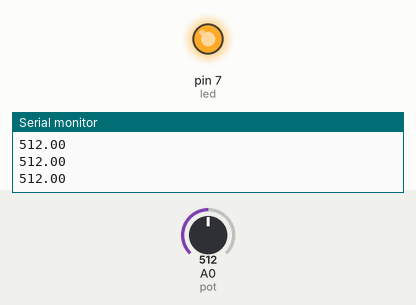
Simulated run of this sketch. Board: Arduino Uno, built with avr-gcc and run on an emulated ATmega328P. On the bench: output pins drawn as LEDs (lit = HIGH), the last lines printed to the serial monitor. Dashed ring = blinking. The inputs (shaded band) are chosen by the test bench; at power-on: A0 (pot) = 512.

Above: at 1.2 s.
1.3 s: A0 (pot) set to 642
2.8 s: A0 (pot) set to 668
At 3.17 s:
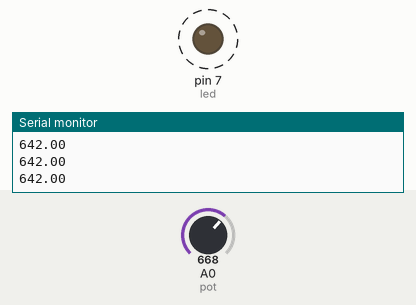
5.8 s: A0 (pot) set to 641
At 6.7 s:
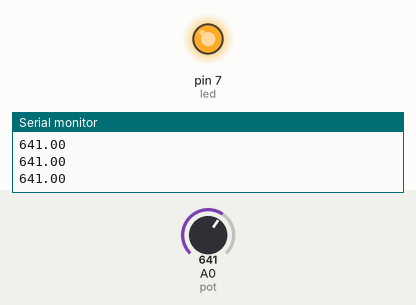
7.3 s: A0 (pot) set to 661
At 7.92 s:
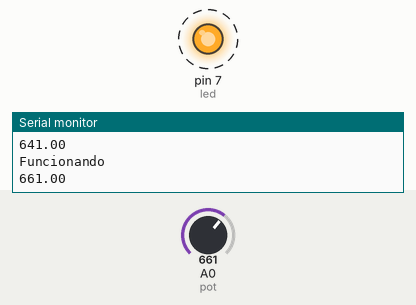
Timing chart, 0 to 11.3 s (numbered marks = the images above; inputs shaded):
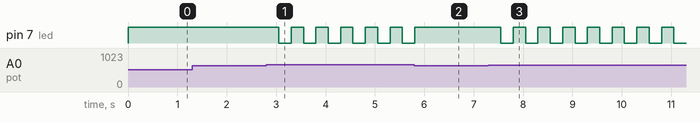

The sketch:

P6A1-Voltimetro.ino
```cpp
#define pot A0    //Definimos los pines que utilizaremos
#define led 7

float voltaje;   //Definimos las variables donde guardaremos las lecturas y luego transformarlas
float aux;
void setup() {
  // put your setup code here, to run once:
  Serial.begin(9600);
  pinMode(led, OUTPUT);   //Definimos el pin de salida digital asi como la velocidad de la comunicacion

}

void loop() {
  // put your main code here, to run repeatedly
  voltaje = analogRead(pot);   //Leemos el voltaje que recibe el pin y configuramos que si baja de 651 bits se va a la funcion emergencia
  if(voltaje < 651.0 ){
    emergencia();
  }
  else{
    digitalWrite(led,HIGH); //si el voltaje es mayor hacemos un parpadeo del led para mostrar que esta funcionando
    delay(250);
    digitalWrite(led, LOW);
    delay(250);
    Serial.println("Funcionando");
  }
  Serial.println(voltaje);


}


void emergencia(){
    digitalWrite(led, HIGH);  //Si se llama esta función emergencia el led se queda prendido informando que el voltaje es bajo
}
```

Measured:
- the behaviour switches between 650 and 651 on A0 (pot) (found by bisection; images 0 and 1)
- after the input at 2.8 s, pin 7 (led): alternates HIGH for 0.25 s and LOW for 0.25 s, starting after 0.25 s
- after the input at 5.8 s, pin 7 (led): goes on until 5.8 s, then stays HIGH
- after the input at 7.3 s, pin 7 (led): alternates HIGH for 0.25 s and LOW for 0.25 s, starting after 0.25 s
